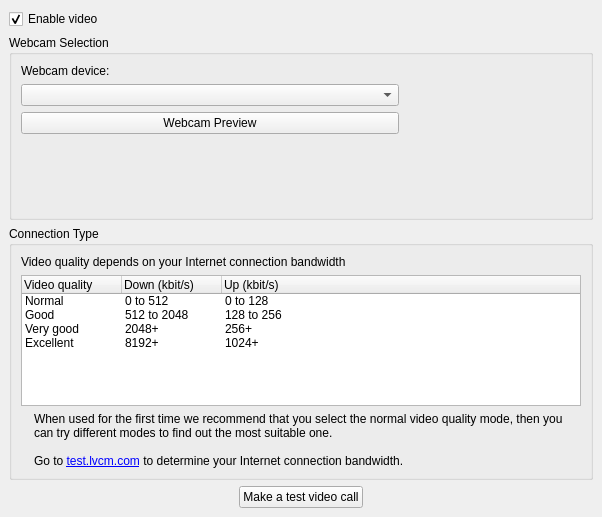
<ui version="4.0" >
 <class>VideoSettings</class>
 <widget class="QWidget" name="VideoSettings" >
  <property name="geometry" >
   <rect>
    <x>0</x>
    <y>0</y>
    <width>602</width>
    <height>517</height>
   </rect>
  </property>
  <layout class="QVBoxLayout" >
   <property name="margin" >
    <number>9</number>
   </property>
   <property name="spacing" >
    <number>6</number>
   </property>
   <item>
    <widget class="QCheckBox" name="enableVideoCheckBox" >
     <property name="text" >
      <string>Enable video</string>
     </property>
     <property name="checked" >
      <bool>true</bool>
     </property>
    </widget>
   </item>
   <item>
    <widget class="QGroupBox" name="webcamSelectionGroupBox" >
     <property name="title" >
      <string>Webcam Selection</string>
     </property>
     <layout class="QGridLayout" >
      <property name="margin" >
       <number>9</number>
      </property>
      <property name="spacing" >
       <number>6</number>
      </property>
      <item row="3" column="0" >
       <spacer>
        <property name="orientation" >
         <enum>Qt::Vertical</enum>
        </property>
        <property name="sizeHint" >
         <size>
          <width>356</width>
          <height>51</height>
         </size>
        </property>
       </spacer>
      </item>
      <item row="0" column="0" >
       <widget class="QLabel" name="label_3" >
        <property name="text" >
         <string>Webcam device:</string>
        </property>
       </widget>
      </item>
      <item row="1" column="0" >
       <widget class="QComboBox" name="webcamDeviceComboBox" />
      </item>
      <item row="2" column="0" >
       <widget class="QPushButton" name="webcamPreviewButton" >
        <property name="text" >
         <string>Webcam Preview</string>
        </property>
       </widget>
      </item>
      <item rowspan="4" row="0" column="1" >
       <widget class="QLabel" name="webcamPreviewLabel" >
        <property name="sizePolicy" >
         <sizepolicy>
          <hsizetype>0</hsizetype>
          <vsizetype>0</vsizetype>
          <horstretch>0</horstretch>
          <verstretch>0</verstretch>
         </sizepolicy>
        </property>
        <property name="minimumSize" >
         <size>
          <width>176</width>
          <height>144</height>
         </size>
        </property>
        <property name="maximumSize" >
         <size>
          <width>176</width>
          <height>144</height>
         </size>
        </property>
        <property name="pixmap" >
         <pixmap resource="../../../../resources/wengophone.qrc" >:/pics/iconbar/webcam.png</pixmap>
        </property>
        <property name="alignment" >
         <set>Qt::AlignCenter</set>
        </property>
       </widget>
      </item>
     </layout>
    </widget>
   </item>
   <item>
    <widget class="QGroupBox" name="groupBox_3" >
     <property name="title" >
      <string>Connection Type</string>
     </property>
     <layout class="QVBoxLayout" >
      <property name="margin" >
       <number>9</number>
      </property>
      <property name="spacing" >
       <number>6</number>
      </property>
      <item>
       <widget class="QLabel" name="label_2" >
        <property name="text" >
         <string>Video quality depends on your Internet connection bandwidth</string>
        </property>
       </widget>
      </item>
      <item>
       <widget class="QTreeWidget" name="videoQualityTreeWidget" >
        <property name="sizePolicy" >
         <sizepolicy>
          <hsizetype>7</hsizetype>
          <vsizetype>1</vsizetype>
          <horstretch>0</horstretch>
          <verstretch>0</verstretch>
         </sizepolicy>
        </property>
        <property name="minimumSize" >
         <size>
          <width>0</width>
          <height>100</height>
         </size>
        </property>
        <property name="rootIsDecorated" >
         <bool>false</bool>
        </property>
        <property name="itemsExpandable" >
         <bool>false</bool>
        </property>
        <column>
         <property name="text" >
          <string>Video quality</string>
         </property>
        </column>
        <column>
         <property name="text" >
          <string>Down (kbit/s)</string>
         </property>
        </column>
        <column>
         <property name="text" >
          <string>Up (kbit/s)</string>
         </property>
        </column>
        <item>
         <property name="text" >
          <string>Normal</string>
         </property>
         <property name="text" >
          <string>0 to 512</string>
         </property>
         <property name="text" >
          <string>0 to 128</string>
         </property>
        </item>
        <item>
         <property name="text" >
          <string>Good</string>
         </property>
         <property name="text" >
          <string>512 to 2048</string>
         </property>
         <property name="text" >
          <string>128 to 256</string>
         </property>
        </item>
        <item>
         <property name="text" >
          <string>Very good</string>
         </property>
         <property name="text" >
          <string>2048+</string>
         </property>
         <property name="text" >
          <string>256+</string>
         </property>
        </item>
        <item>
         <property name="text" >
          <string>Excellent</string>
         </property>
         <property name="text" >
          <string>8192+</string>
         </property>
         <property name="text" >
          <string>1024+</string>
         </property>
        </item>
       </widget>
      </item>
      <item>
       <layout class="QHBoxLayout" >
        <property name="margin" >
         <number>0</number>
        </property>
        <property name="spacing" >
         <number>6</number>
        </property>
        <item>
         <widget class="QLabel" name="label_4" >
          <property name="sizePolicy" >
           <sizepolicy>
            <hsizetype>0</hsizetype>
            <vsizetype>5</vsizetype>
            <horstretch>0</horstretch>
            <verstretch>0</verstretch>
           </sizepolicy>
          </property>
          <property name="text" >
           <string/>
          </property>
          <property name="pixmap" >
           <pixmap resource="../../../../resources/wengophone.qrc" >:/pics/help.png</pixmap>
          </property>
          <property name="alignment" >
           <set>Qt::AlignLeading|Qt::AlignLeft|Qt::AlignTop</set>
          </property>
         </widget>
        </item>
        <item>
         <widget class="QLabel" name="helpLabel" >
          <property name="text" >
           <string>&lt;html>&lt;head>&lt;meta name="qrichtext" content="1" />&lt;style type="text/css">
p, li { white-space: pre-wrap; }
&lt;/style>&lt;/head>&lt;body>
&lt;p style=" margin-top:0px; margin-bottom:0px; margin-left:0px; margin-right:0px; -qt-block-indent:0; text-indent:0px;">When used for the first time we recommend that you select the normal video quality mode, then you can try different modes to find out the most suitable one.&lt;/p>
&lt;p style="-qt-paragraph-type:empty; margin-top:0px; margin-bottom:0px; margin-left:0px; margin-right:0px; -qt-block-indent:0; text-indent:0px;">&lt;/p>
&lt;p style=" margin-top:0px; margin-bottom:0px; margin-left:0px; margin-right:0px; -qt-block-indent:0; text-indent:0px;">Go to &lt;a href="http://test.lvcm.com">&lt;span style=" text-decoration: underline; color:#0000ff;">test.lvcm.com&lt;/span>&lt;/a> to determine your Internet connection bandwidth.&lt;/p>&lt;/body>&lt;/html></string>
          </property>
          <property name="textFormat" >
           <enum>Qt::RichText</enum>
          </property>
          <property name="wordWrap" >
           <bool>true</bool>
          </property>
          <property name="openExternalLinks" >
           <bool>true</bool>
          </property>
         </widget>
        </item>
       </layout>
      </item>
     </layout>
    </widget>
   </item>
   <item>
    <layout class="QHBoxLayout" >
     <property name="margin" >
      <number>0</number>
     </property>
     <property name="spacing" >
      <number>6</number>
     </property>
     <item>
      <spacer>
       <property name="orientation" >
        <enum>Qt::Horizontal</enum>
       </property>
       <property name="sizeHint" >
        <size>
         <width>40</width>
         <height>20</height>
        </size>
       </property>
      </spacer>
     </item>
     <item>
      <widget class="QPushButton" name="makeTestVideoCallButton" >
       <property name="text" >
        <string>Make a test video call</string>
       </property>
      </widget>
     </item>
     <item>
      <spacer>
       <property name="orientation" >
        <enum>Qt::Horizontal</enum>
       </property>
       <property name="sizeHint" >
        <size>
         <width>40</width>
         <height>20</height>
        </size>
       </property>
      </spacer>
     </item>
    </layout>
   </item>
   <item>
    <spacer>
     <property name="orientation" >
      <enum>Qt::Vertical</enum>
     </property>
     <property name="sizeHint" >
      <size>
       <width>574</width>
       <height>40</height>
      </size>
     </property>
    </spacer>
   </item>
  </layout>
 </widget>
 <tabstops>
  <tabstop>webcamDeviceComboBox</tabstop>
  <tabstop>webcamPreviewButton</tabstop>
  <tabstop>videoQualityTreeWidget</tabstop>
  <tabstop>makeTestVideoCallButton</tabstop>
 </tabstops>
 <resources>
  <include location="../../../../resources/wengophone.qrc" />
 </resources>
 <connections>
  <connection>
   <sender>enableVideoCheckBox</sender>
   <signal>toggled(bool)</signal>
   <receiver>webcamSelectionGroupBox</receiver>
   <slot>setEnabled(bool)</slot>
   <hints>
    <hint type="sourcelabel" >
     <x>72</x>
     <y>22</y>
    </hint>
    <hint type="destinationlabel" >
     <x>130</x>
     <y>48</y>
    </hint>
   </hints>
  </connection>
  <connection>
   <sender>enableVideoCheckBox</sender>
   <signal>toggled(bool)</signal>
   <receiver>groupBox_3</receiver>
   <slot>setEnabled(bool)</slot>
   <hints>
    <hint type="sourcelabel" >
     <x>38</x>
     <y>18</y>
    </hint>
    <hint type="destinationlabel" >
     <x>78</x>
     <y>277</y>
    </hint>
   </hints>
  </connection>
  <connection>
   <sender>enableVideoCheckBox</sender>
   <signal>toggled(bool)</signal>
   <receiver>makeTestVideoCallButton</receiver>
   <slot>setEnabled(bool)</slot>
   <hints>
    <hint type="sourcelabel" >
     <x>61</x>
     <y>19</y>
    </hint>
    <hint type="destinationlabel" >
     <x>279</x>
     <y>528</y>
    </hint>
   </hints>
  </connection>
 </connections>
</ui>
